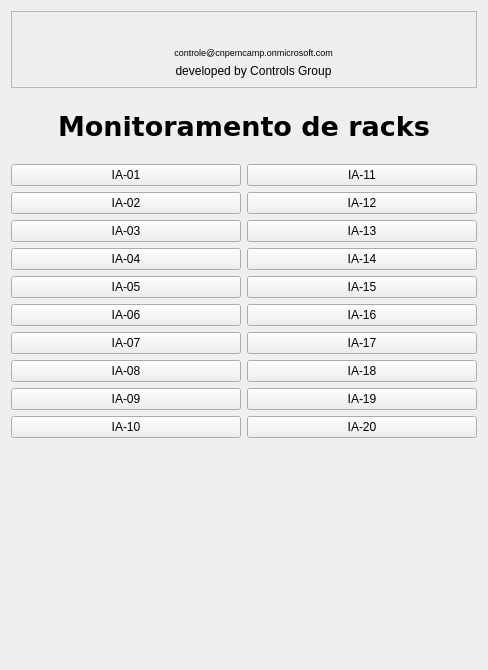
<?xml version="1.0" encoding="UTF-8"?>
<ui version="4.0">
 <class>Form</class>
 <widget class="QWidget" name="Form">
  <property name="geometry">
   <rect>
    <x>0</x>
    <y>0</y>
    <width>488</width>
    <height>670</height>
   </rect>
  </property>
  <property name="sizePolicy">
   <sizepolicy hsizetype="Preferred" vsizetype="Preferred">
    <horstretch>0</horstretch>
    <verstretch>0</verstretch>
   </sizepolicy>
  </property>
  <property name="minimumSize">
   <size>
    <width>488</width>
    <height>670</height>
   </size>
  </property>
  <property name="maximumSize">
   <size>
    <width>488</width>
    <height>670</height>
   </size>
  </property>
  <property name="windowTitle">
   <string>Form</string>
  </property>
  <layout class="QVBoxLayout" name="verticalLayout">
   <item>
    <widget class="QFrame" name="frame_3">
     <property name="frameShape">
      <enum>QFrame::StyledPanel</enum>
     </property>
     <property name="frameShadow">
      <enum>QFrame::Raised</enum>
     </property>
     <layout class="QGridLayout" name="gridLayout_3">
      <item row="1" column="4">
       <widget class="QLabel" name="label_email">
        <property name="maximumSize">
         <size>
          <width>16777215</width>
          <height>15</height>
         </size>
        </property>
        <property name="palette">
         <palette>
          <active>
           <colorrole role="WindowText">
            <brush brushstyle="SolidPattern">
             <color alpha="255">
              <red>0</red>
              <green>0</green>
              <blue>255</blue>
             </color>
            </brush>
           </colorrole>
           <colorrole role="Button">
            <brush brushstyle="SolidPattern">
             <color alpha="255">
              <red>239</red>
              <green>235</green>
              <blue>231</blue>
             </color>
            </brush>
           </colorrole>
           <colorrole role="Light">
            <brush brushstyle="SolidPattern">
             <color alpha="255">
              <red>255</red>
              <green>255</green>
              <blue>255</blue>
             </color>
            </brush>
           </colorrole>
           <colorrole role="Midlight">
            <brush brushstyle="SolidPattern">
             <color alpha="255">
              <red>247</red>
              <green>245</green>
              <blue>243</blue>
             </color>
            </brush>
           </colorrole>
           <colorrole role="Dark">
            <brush brushstyle="SolidPattern">
             <color alpha="255">
              <red>119</red>
              <green>117</green>
              <blue>115</blue>
             </color>
            </brush>
           </colorrole>
           <colorrole role="Mid">
            <brush brushstyle="SolidPattern">
             <color alpha="255">
              <red>159</red>
              <green>157</green>
              <blue>154</blue>
             </color>
            </brush>
           </colorrole>
           <colorrole role="BrightText">
            <brush brushstyle="SolidPattern">
             <color alpha="255">
              <red>255</red>
              <green>255</green>
              <blue>255</blue>
             </color>
            </brush>
           </colorrole>
           <colorrole role="ButtonText">
            <brush brushstyle="SolidPattern">
             <color alpha="255">
              <red>0</red>
              <green>0</green>
              <blue>0</blue>
             </color>
            </brush>
           </colorrole>
           <colorrole role="Base">
            <brush brushstyle="SolidPattern">
             <color alpha="255">
              <red>255</red>
              <green>255</green>
              <blue>255</blue>
             </color>
            </brush>
           </colorrole>
           <colorrole role="Window">
            <brush brushstyle="SolidPattern">
             <color alpha="255">
              <red>239</red>
              <green>235</green>
              <blue>231</blue>
             </color>
            </brush>
           </colorrole>
           <colorrole role="Shadow">
            <brush brushstyle="SolidPattern">
             <color alpha="255">
              <red>0</red>
              <green>0</green>
              <blue>0</blue>
             </color>
            </brush>
           </colorrole>
           <colorrole role="AlternateBase">
            <brush brushstyle="SolidPattern">
             <color alpha="255">
              <red>247</red>
              <green>245</green>
              <blue>243</blue>
             </color>
            </brush>
           </colorrole>
           <colorrole role="ToolTipBase">
            <brush brushstyle="SolidPattern">
             <color alpha="255">
              <red>255</red>
              <green>255</green>
              <blue>220</blue>
             </color>
            </brush>
           </colorrole>
           <colorrole role="ToolTipText">
            <brush brushstyle="SolidPattern">
             <color alpha="255">
              <red>0</red>
              <green>0</green>
              <blue>0</blue>
             </color>
            </brush>
           </colorrole>
          </active>
          <inactive>
           <colorrole role="WindowText">
            <brush brushstyle="SolidPattern">
             <color alpha="255">
              <red>0</red>
              <green>0</green>
              <blue>0</blue>
             </color>
            </brush>
           </colorrole>
           <colorrole role="Button">
            <brush brushstyle="SolidPattern">
             <color alpha="255">
              <red>239</red>
              <green>235</green>
              <blue>231</blue>
             </color>
            </brush>
           </colorrole>
           <colorrole role="Light">
            <brush brushstyle="SolidPattern">
             <color alpha="255">
              <red>255</red>
              <green>255</green>
              <blue>255</blue>
             </color>
            </brush>
           </colorrole>
           <colorrole role="Midlight">
            <brush brushstyle="SolidPattern">
             <color alpha="255">
              <red>247</red>
              <green>245</green>
              <blue>243</blue>
             </color>
            </brush>
           </colorrole>
           <colorrole role="Dark">
            <brush brushstyle="SolidPattern">
             <color alpha="255">
              <red>119</red>
              <green>117</green>
              <blue>115</blue>
             </color>
            </brush>
           </colorrole>
           <colorrole role="Mid">
            <brush brushstyle="SolidPattern">
             <color alpha="255">
              <red>159</red>
              <green>157</green>
              <blue>154</blue>
             </color>
            </brush>
           </colorrole>
           <colorrole role="BrightText">
            <brush brushstyle="SolidPattern">
             <color alpha="255">
              <red>255</red>
              <green>255</green>
              <blue>255</blue>
             </color>
            </brush>
           </colorrole>
           <colorrole role="ButtonText">
            <brush brushstyle="SolidPattern">
             <color alpha="255">
              <red>0</red>
              <green>0</green>
              <blue>0</blue>
             </color>
            </brush>
           </colorrole>
           <colorrole role="Base">
            <brush brushstyle="SolidPattern">
             <color alpha="255">
              <red>255</red>
              <green>255</green>
              <blue>255</blue>
             </color>
            </brush>
           </colorrole>
           <colorrole role="Window">
            <brush brushstyle="SolidPattern">
             <color alpha="255">
              <red>239</red>
              <green>235</green>
              <blue>231</blue>
             </color>
            </brush>
           </colorrole>
           <colorrole role="Shadow">
            <brush brushstyle="SolidPattern">
             <color alpha="255">
              <red>0</red>
              <green>0</green>
              <blue>0</blue>
             </color>
            </brush>
           </colorrole>
           <colorrole role="AlternateBase">
            <brush brushstyle="SolidPattern">
             <color alpha="255">
              <red>247</red>
              <green>245</green>
              <blue>243</blue>
             </color>
            </brush>
           </colorrole>
           <colorrole role="ToolTipBase">
            <brush brushstyle="SolidPattern">
             <color alpha="255">
              <red>255</red>
              <green>255</green>
              <blue>220</blue>
             </color>
            </brush>
           </colorrole>
           <colorrole role="ToolTipText">
            <brush brushstyle="SolidPattern">
             <color alpha="255">
              <red>0</red>
              <green>0</green>
              <blue>0</blue>
             </color>
            </brush>
           </colorrole>
          </inactive>
          <disabled>
           <colorrole role="WindowText">
            <brush brushstyle="SolidPattern">
             <color alpha="255">
              <red>119</red>
              <green>117</green>
              <blue>115</blue>
             </color>
            </brush>
           </colorrole>
           <colorrole role="Button">
            <brush brushstyle="SolidPattern">
             <color alpha="255">
              <red>239</red>
              <green>235</green>
              <blue>231</blue>
             </color>
            </brush>
           </colorrole>
           <colorrole role="Light">
            <brush brushstyle="SolidPattern">
             <color alpha="255">
              <red>255</red>
              <green>255</green>
              <blue>255</blue>
             </color>
            </brush>
           </colorrole>
           <colorrole role="Midlight">
            <brush brushstyle="SolidPattern">
             <color alpha="255">
              <red>247</red>
              <green>245</green>
              <blue>243</blue>
             </color>
            </brush>
           </colorrole>
           <colorrole role="Dark">
            <brush brushstyle="SolidPattern">
             <color alpha="255">
              <red>119</red>
              <green>117</green>
              <blue>115</blue>
             </color>
            </brush>
           </colorrole>
           <colorrole role="Mid">
            <brush brushstyle="SolidPattern">
             <color alpha="255">
              <red>159</red>
              <green>157</green>
              <blue>154</blue>
             </color>
            </brush>
           </colorrole>
           <colorrole role="BrightText">
            <brush brushstyle="SolidPattern">
             <color alpha="255">
              <red>255</red>
              <green>255</green>
              <blue>255</blue>
             </color>
            </brush>
           </colorrole>
           <colorrole role="ButtonText">
            <brush brushstyle="SolidPattern">
             <color alpha="255">
              <red>119</red>
              <green>117</green>
              <blue>115</blue>
             </color>
            </brush>
           </colorrole>
           <colorrole role="Base">
            <brush brushstyle="SolidPattern">
             <color alpha="255">
              <red>239</red>
              <green>235</green>
              <blue>231</blue>
             </color>
            </brush>
           </colorrole>
           <colorrole role="Window">
            <brush brushstyle="SolidPattern">
             <color alpha="255">
              <red>239</red>
              <green>235</green>
              <blue>231</blue>
             </color>
            </brush>
           </colorrole>
           <colorrole role="Shadow">
            <brush brushstyle="SolidPattern">
             <color alpha="255">
              <red>0</red>
              <green>0</green>
              <blue>0</blue>
             </color>
            </brush>
           </colorrole>
           <colorrole role="AlternateBase">
            <brush brushstyle="SolidPattern">
             <color alpha="255">
              <red>239</red>
              <green>235</green>
              <blue>231</blue>
             </color>
            </brush>
           </colorrole>
           <colorrole role="ToolTipBase">
            <brush brushstyle="SolidPattern">
             <color alpha="255">
              <red>255</red>
              <green>255</green>
              <blue>220</blue>
             </color>
            </brush>
           </colorrole>
           <colorrole role="ToolTipText">
            <brush brushstyle="SolidPattern">
             <color alpha="255">
              <red>0</red>
              <green>0</green>
              <blue>0</blue>
             </color>
            </brush>
           </colorrole>
          </disabled>
         </palette>
        </property>
        <property name="font">
         <font>
          <pointsize>7</pointsize>
         </font>
        </property>
        <property name="text">
         <string>controle@cnpemcamp.onmicrosoft.com</string>
        </property>
        <property name="alignment">
         <set>Qt::AlignCenter</set>
        </property>
       </widget>
      </item>
      <item row="0" column="1" rowspan="3">
       <widget class="QLabel" name="label_lnls">
        <property name="enabled">
         <bool>true</bool>
        </property>
        <property name="text">
         <string/>
        </property>
        <property name="pixmap">
         <pixmap>../images/LNLS.png</pixmap>
        </property>
        <property name="wordWrap">
         <bool>false</bool>
        </property>
       </widget>
      </item>
      <item row="0" column="0">
       <spacer name="horizontalSpacer_2">
        <property name="orientation">
         <enum>Qt::Horizontal</enum>
        </property>
        <property name="sizeHint" stdset="0">
         <size>
          <width>40</width>
          <height>20</height>
         </size>
        </property>
       </spacer>
      </item>
      <item row="0" column="5">
       <spacer name="horizontalSpacer">
        <property name="orientation">
         <enum>Qt::Horizontal</enum>
        </property>
        <property name="sizeHint" stdset="0">
         <size>
          <width>40</width>
          <height>20</height>
         </size>
        </property>
       </spacer>
      </item>
      <item row="0" column="3" colspan="2">
       <widget class="QLabel" name="label_cnpem">
        <property name="text">
         <string/>
        </property>
        <property name="pixmap">
         <pixmap>../images/CNPEM.jpg</pixmap>
        </property>
        <property name="scaledContents">
         <bool>false</bool>
        </property>
        <property name="alignment">
         <set>Qt::AlignCenter</set>
        </property>
        <property name="wordWrap">
         <bool>false</bool>
        </property>
       </widget>
      </item>
      <item row="2" column="4">
       <widget class="QLabel" name="label_signature">
        <property name="maximumSize">
         <size>
          <width>16777215</width>
          <height>20</height>
         </size>
        </property>
        <property name="text">
         <string>developed by Controls Group</string>
        </property>
        <property name="alignment">
         <set>Qt::AlignCenter</set>
        </property>
       </widget>
      </item>
     </layout>
    </widget>
   </item>
   <item>
    <widget class="QSplitter" name="splitter">
     <property name="orientation">
      <enum>Qt::Horizontal</enum>
     </property>
     <widget class="QLabel" name="label_title">
      <property name="sizePolicy">
       <sizepolicy hsizetype="Expanding" vsizetype="Expanding">
        <horstretch>0</horstretch>
        <verstretch>0</verstretch>
       </sizepolicy>
      </property>
      <property name="font">
       <font>
        <family>Verdana</family>
        <pointsize>20</pointsize>
        <weight>75</weight>
        <italic>false</italic>
        <bold>true</bold>
        <underline>false</underline>
        <strikeout>false</strikeout>
        <kerning>true</kerning>
       </font>
      </property>
      <property name="frameShape">
       <enum>QFrame::NoFrame</enum>
      </property>
      <property name="frameShadow">
       <enum>QFrame::Plain</enum>
      </property>
      <property name="text">
       <string>Monitoramento de racks</string>
      </property>
      <property name="textFormat">
       <enum>Qt::AutoText</enum>
      </property>
      <property name="scaledContents">
       <bool>false</bool>
      </property>
      <property name="alignment">
       <set>Qt::AlignCenter</set>
      </property>
      <property name="wordWrap">
       <bool>true</bool>
      </property>
     </widget>
    </widget>
   </item>
   <item>
    <layout class="QGridLayout" name="gridLayout">
     <item row="1" column="0">
      <widget class="PyDMRelatedDisplayButton" name="PyDMRelatedDisplayButton_IA01">
       <property name="toolTip">
        <string/>
       </property>
       <property name="text">
        <string>IA-01</string>
       </property>
       <property name="filenames" stdset="0">
        <stringlist>
         <string>sr.ui</string>
        </stringlist>
       </property>
       <property name="titles" stdset="0">
        <stringlist>
         <string>IA-01</string>
        </stringlist>
       </property>
       <property name="showIcon" stdset="0">
        <bool>false</bool>
       </property>
       <property name="macros" stdset="0">
        <stringlist>
         <string>{&quot;IA&quot;:&quot;IA-01&quot;}</string>
        </stringlist>
       </property>
       <property name="openInNewWindow" stdset="0">
        <bool>true</bool>
       </property>
      </widget>
     </item>
     <item row="2" column="0">
      <widget class="PyDMRelatedDisplayButton" name="PyDMRelatedDisplayButton_IA02">
       <property name="toolTip">
        <string/>
       </property>
       <property name="text">
        <string>IA-02</string>
       </property>
       <property name="filenames" stdset="0">
        <stringlist>
         <string>sr.ui</string>
        </stringlist>
       </property>
       <property name="showIcon" stdset="0">
        <bool>false</bool>
       </property>
       <property name="macros" stdset="0">
        <stringlist>
         <string>{&quot;IA&quot;:&quot;IA-02&quot;}</string>
        </stringlist>
       </property>
       <property name="openInNewWindow" stdset="0">
        <bool>true</bool>
       </property>
      </widget>
     </item>
     <item row="3" column="0">
      <widget class="PyDMRelatedDisplayButton" name="PyDMRelatedDisplayButton_IA03">
       <property name="toolTip">
        <string/>
       </property>
       <property name="text">
        <string>IA-03</string>
       </property>
       <property name="filenames" stdset="0">
        <stringlist>
         <string>sr.ui</string>
        </stringlist>
       </property>
       <property name="showIcon" stdset="0">
        <bool>false</bool>
       </property>
       <property name="macros" stdset="0">
        <stringlist>
         <string>{&quot;IA&quot;:&quot;IA-03&quot;}</string>
        </stringlist>
       </property>
       <property name="openInNewWindow" stdset="0">
        <bool>true</bool>
       </property>
      </widget>
     </item>
     <item row="4" column="0">
      <widget class="PyDMRelatedDisplayButton" name="PyDMRelatedDisplayButton_IA04">
       <property name="toolTip">
        <string/>
       </property>
       <property name="text">
        <string>IA-04</string>
       </property>
       <property name="filenames" stdset="0">
        <stringlist>
         <string>sr.ui</string>
        </stringlist>
       </property>
       <property name="showIcon" stdset="0">
        <bool>false</bool>
       </property>
       <property name="macros" stdset="0">
        <stringlist>
         <string>{&quot;IA&quot;:&quot;IA-04&quot;}</string>
        </stringlist>
       </property>
       <property name="openInNewWindow" stdset="0">
        <bool>true</bool>
       </property>
      </widget>
     </item>
     <item row="5" column="0">
      <widget class="PyDMRelatedDisplayButton" name="PyDMRelatedDisplayButton_IA05">
       <property name="toolTip">
        <string/>
       </property>
       <property name="text">
        <string>IA-05</string>
       </property>
       <property name="filenames" stdset="0">
        <stringlist>
         <string>sr.ui</string>
        </stringlist>
       </property>
       <property name="showIcon" stdset="0">
        <bool>false</bool>
       </property>
       <property name="macros" stdset="0">
        <stringlist>
         <string>{&quot;IA&quot;:&quot;IA-05&quot;}</string>
        </stringlist>
       </property>
       <property name="openInNewWindow" stdset="0">
        <bool>true</bool>
       </property>
      </widget>
     </item>
     <item row="6" column="0">
      <widget class="PyDMRelatedDisplayButton" name="PyDMRelatedDisplayButton_IA06">
       <property name="toolTip">
        <string/>
       </property>
       <property name="text">
        <string>IA-06</string>
       </property>
       <property name="filenames" stdset="0">
        <stringlist>
         <string>sr.ui</string>
        </stringlist>
       </property>
       <property name="showIcon" stdset="0">
        <bool>false</bool>
       </property>
       <property name="macros" stdset="0">
        <stringlist>
         <string>{&quot;IA&quot;:&quot;IA-06&quot;}</string>
        </stringlist>
       </property>
       <property name="openInNewWindow" stdset="0">
        <bool>true</bool>
       </property>
      </widget>
     </item>
     <item row="7" column="0">
      <widget class="PyDMRelatedDisplayButton" name="PyDMRelatedDisplayButton_IA07">
       <property name="toolTip">
        <string/>
       </property>
       <property name="text">
        <string>IA-07</string>
       </property>
       <property name="filenames" stdset="0">
        <stringlist>
         <string>sr.ui</string>
        </stringlist>
       </property>
       <property name="showIcon" stdset="0">
        <bool>false</bool>
       </property>
       <property name="macros" stdset="0">
        <stringlist>
         <string>{&quot;IA&quot;:&quot;IA-07&quot;}</string>
        </stringlist>
       </property>
       <property name="openInNewWindow" stdset="0">
        <bool>true</bool>
       </property>
      </widget>
     </item>
     <item row="8" column="0">
      <widget class="PyDMRelatedDisplayButton" name="PyDMRelatedDisplayButton_IA08">
       <property name="toolTip">
        <string/>
       </property>
       <property name="text">
        <string>IA-08</string>
       </property>
       <property name="filenames" stdset="0">
        <stringlist>
         <string>sr.ui</string>
        </stringlist>
       </property>
       <property name="showIcon" stdset="0">
        <bool>false</bool>
       </property>
       <property name="macros" stdset="0">
        <stringlist>
         <string>{&quot;IA&quot;:&quot;IA-08&quot;}</string>
        </stringlist>
       </property>
       <property name="openInNewWindow" stdset="0">
        <bool>true</bool>
       </property>
      </widget>
     </item>
     <item row="9" column="0">
      <widget class="PyDMRelatedDisplayButton" name="PyDMRelatedDisplayButton_IA09">
       <property name="toolTip">
        <string/>
       </property>
       <property name="text">
        <string>IA-09</string>
       </property>
       <property name="filenames" stdset="0">
        <stringlist>
         <string>sr.ui</string>
        </stringlist>
       </property>
       <property name="showIcon" stdset="0">
        <bool>false</bool>
       </property>
       <property name="macros" stdset="0">
        <stringlist>
         <string>{&quot;IA&quot;:&quot;IA-09&quot;}</string>
        </stringlist>
       </property>
       <property name="openInNewWindow" stdset="0">
        <bool>true</bool>
       </property>
      </widget>
     </item>
     <item row="10" column="0">
      <widget class="PyDMRelatedDisplayButton" name="PyDMRelatedDisplayButton_IA10">
       <property name="toolTip">
        <string/>
       </property>
       <property name="text">
        <string>IA-10</string>
       </property>
       <property name="filenames" stdset="0">
        <stringlist>
         <string>sr.ui</string>
        </stringlist>
       </property>
       <property name="showIcon" stdset="0">
        <bool>false</bool>
       </property>
       <property name="macros" stdset="0">
        <stringlist>
         <string>{&quot;IA&quot;:&quot;IA-10&quot;}</string>
        </stringlist>
       </property>
       <property name="openInNewWindow" stdset="0">
        <bool>true</bool>
       </property>
      </widget>
     </item>
     <item row="1" column="1">
      <widget class="PyDMRelatedDisplayButton" name="PyDMRelatedDisplayButton_IA11">
       <property name="toolTip">
        <string/>
       </property>
       <property name="text">
        <string>IA-11</string>
       </property>
       <property name="filenames" stdset="0">
        <stringlist>
         <string>sr.ui</string>
        </stringlist>
       </property>
       <property name="showIcon" stdset="0">
        <bool>false</bool>
       </property>
       <property name="macros" stdset="0">
        <stringlist>
         <string>{&quot;IA&quot;:&quot;IA-11&quot;}</string>
        </stringlist>
       </property>
       <property name="openInNewWindow" stdset="0">
        <bool>true</bool>
       </property>
      </widget>
     </item>
     <item row="2" column="1">
      <widget class="PyDMRelatedDisplayButton" name="PyDMRelatedDisplayButton_IA12">
       <property name="toolTip">
        <string/>
       </property>
       <property name="text">
        <string>IA-12</string>
       </property>
       <property name="filenames" stdset="0">
        <stringlist>
         <string>sr.ui</string>
        </stringlist>
       </property>
       <property name="showIcon" stdset="0">
        <bool>false</bool>
       </property>
       <property name="macros" stdset="0">
        <stringlist>
         <string>{&quot;IA&quot;:&quot;IA-12&quot;}</string>
        </stringlist>
       </property>
       <property name="openInNewWindow" stdset="0">
        <bool>true</bool>
       </property>
      </widget>
     </item>
     <item row="3" column="1">
      <widget class="PyDMRelatedDisplayButton" name="PyDMRelatedDisplayButton_IA13">
       <property name="toolTip">
        <string/>
       </property>
       <property name="text">
        <string>IA-13</string>
       </property>
       <property name="filenames" stdset="0">
        <stringlist>
         <string>sr.ui</string>
        </stringlist>
       </property>
       <property name="showIcon" stdset="0">
        <bool>false</bool>
       </property>
       <property name="macros" stdset="0">
        <stringlist>
         <string>{&quot;IA&quot;:&quot;IA-13&quot;}</string>
        </stringlist>
       </property>
       <property name="openInNewWindow" stdset="0">
        <bool>true</bool>
       </property>
      </widget>
     </item>
     <item row="4" column="1">
      <widget class="PyDMRelatedDisplayButton" name="PyDMRelatedDisplayButton_IA14">
       <property name="toolTip">
        <string/>
       </property>
       <property name="text">
        <string>IA-14</string>
       </property>
       <property name="filenames" stdset="0">
        <stringlist>
         <string>sr.ui</string>
        </stringlist>
       </property>
       <property name="showIcon" stdset="0">
        <bool>false</bool>
       </property>
       <property name="macros" stdset="0">
        <stringlist>
         <string>{&quot;IA&quot;:&quot;IA-14&quot;}</string>
        </stringlist>
       </property>
       <property name="openInNewWindow" stdset="0">
        <bool>true</bool>
       </property>
      </widget>
     </item>
     <item row="5" column="1">
      <widget class="PyDMRelatedDisplayButton" name="PyDMRelatedDisplayButton_IA15">
       <property name="toolTip">
        <string/>
       </property>
       <property name="text">
        <string>IA-15</string>
       </property>
       <property name="filenames" stdset="0">
        <stringlist>
         <string>sr.ui</string>
        </stringlist>
       </property>
       <property name="showIcon" stdset="0">
        <bool>false</bool>
       </property>
       <property name="macros" stdset="0">
        <stringlist>
         <string>{&quot;IA&quot;:&quot;IA-15&quot;}</string>
        </stringlist>
       </property>
       <property name="openInNewWindow" stdset="0">
        <bool>true</bool>
       </property>
      </widget>
     </item>
     <item row="6" column="1">
      <widget class="PyDMRelatedDisplayButton" name="PyDMRelatedDisplayButton_IA16">
       <property name="toolTip">
        <string/>
       </property>
       <property name="text">
        <string>IA-16</string>
       </property>
       <property name="filenames" stdset="0">
        <stringlist>
         <string>sr.ui</string>
        </stringlist>
       </property>
       <property name="showIcon" stdset="0">
        <bool>false</bool>
       </property>
       <property name="macros" stdset="0">
        <stringlist>
         <string>{&quot;IA&quot;:&quot;IA-16&quot;}</string>
        </stringlist>
       </property>
       <property name="openInNewWindow" stdset="0">
        <bool>true</bool>
       </property>
      </widget>
     </item>
     <item row="7" column="1">
      <widget class="PyDMRelatedDisplayButton" name="PyDMRelatedDisplayButton_IA17">
       <property name="toolTip">
        <string/>
       </property>
       <property name="text">
        <string>IA-17</string>
       </property>
       <property name="filenames" stdset="0">
        <stringlist>
         <string>sr.ui</string>
        </stringlist>
       </property>
       <property name="showIcon" stdset="0">
        <bool>false</bool>
       </property>
       <property name="macros" stdset="0">
        <stringlist>
         <string>{&quot;IA&quot;:&quot;IA-17&quot;}</string>
        </stringlist>
       </property>
       <property name="openInNewWindow" stdset="0">
        <bool>true</bool>
       </property>
      </widget>
     </item>
     <item row="8" column="1">
      <widget class="PyDMRelatedDisplayButton" name="PyDMRelatedDisplayButton_IA18">
       <property name="toolTip">
        <string/>
       </property>
       <property name="text">
        <string>IA-18</string>
       </property>
       <property name="filenames" stdset="0">
        <stringlist>
         <string>sr.ui</string>
        </stringlist>
       </property>
       <property name="showIcon" stdset="0">
        <bool>false</bool>
       </property>
       <property name="macros" stdset="0">
        <stringlist>
         <string>{&quot;IA&quot;:&quot;IA-18&quot;}</string>
        </stringlist>
       </property>
       <property name="openInNewWindow" stdset="0">
        <bool>true</bool>
       </property>
      </widget>
     </item>
     <item row="9" column="1">
      <widget class="PyDMRelatedDisplayButton" name="PyDMRelatedDisplayButton_IA19">
       <property name="toolTip">
        <string/>
       </property>
       <property name="text">
        <string>IA-19</string>
       </property>
       <property name="filenames" stdset="0">
        <stringlist>
         <string>sr.ui</string>
        </stringlist>
       </property>
       <property name="showIcon" stdset="0">
        <bool>false</bool>
       </property>
       <property name="macros" stdset="0">
        <stringlist>
         <string>{&quot;IA&quot;:&quot;IA-19&quot;}</string>
        </stringlist>
       </property>
       <property name="openInNewWindow" stdset="0">
        <bool>true</bool>
       </property>
      </widget>
     </item>
     <item row="10" column="1">
      <widget class="PyDMRelatedDisplayButton" name="PyDMRelatedDisplayButton_IA20">
       <property name="toolTip">
        <string/>
       </property>
       <property name="text">
        <string>IA-20</string>
       </property>
       <property name="filenames" stdset="0">
        <stringlist>
         <string>sr.ui</string>
        </stringlist>
       </property>
       <property name="showIcon" stdset="0">
        <bool>false</bool>
       </property>
       <property name="macros" stdset="0">
        <stringlist>
         <string>{&quot;IA&quot;:&quot;IA-20&quot;}</string>
        </stringlist>
       </property>
       <property name="openInNewWindow" stdset="0">
        <bool>true</bool>
       </property>
      </widget>
     </item>
    </layout>
   </item>
   <item>
    <spacer name="verticalSpacer_2">
     <property name="enabled">
      <bool>true</bool>
     </property>
     <property name="orientation">
      <enum>Qt::Vertical</enum>
     </property>
     <property name="sizeType">
      <enum>QSizePolicy::MinimumExpanding</enum>
     </property>
     <property name="sizeHint" stdset="0">
      <size>
       <width>13</width>
       <height>12</height>
      </size>
     </property>
    </spacer>
   </item>
  </layout>
 </widget>
 <customwidgets>
  <customwidget>
   <class>PyDMRelatedDisplayButton</class>
   <extends>QPushButton</extends>
   <header>pydm.widgets.related_display_button</header>
  </customwidget>
 </customwidgets>
 <resources/>
 <connections/>
</ui>
